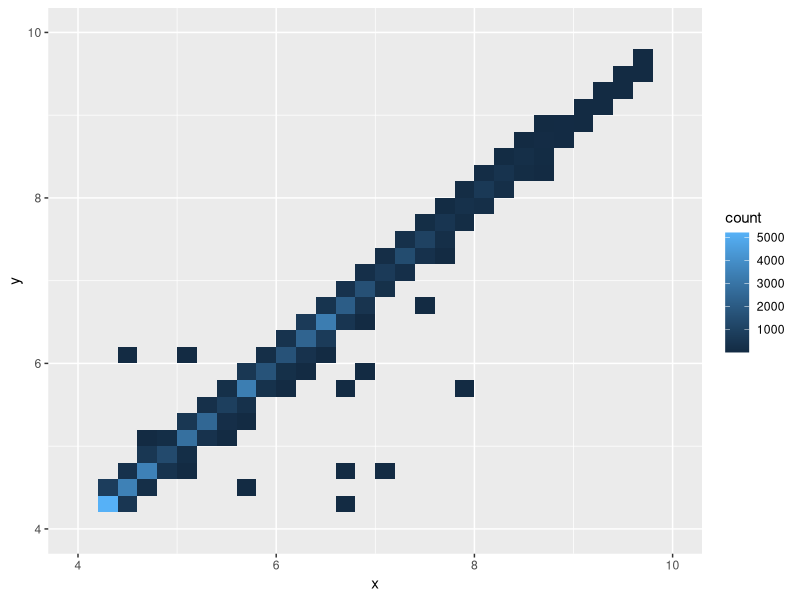
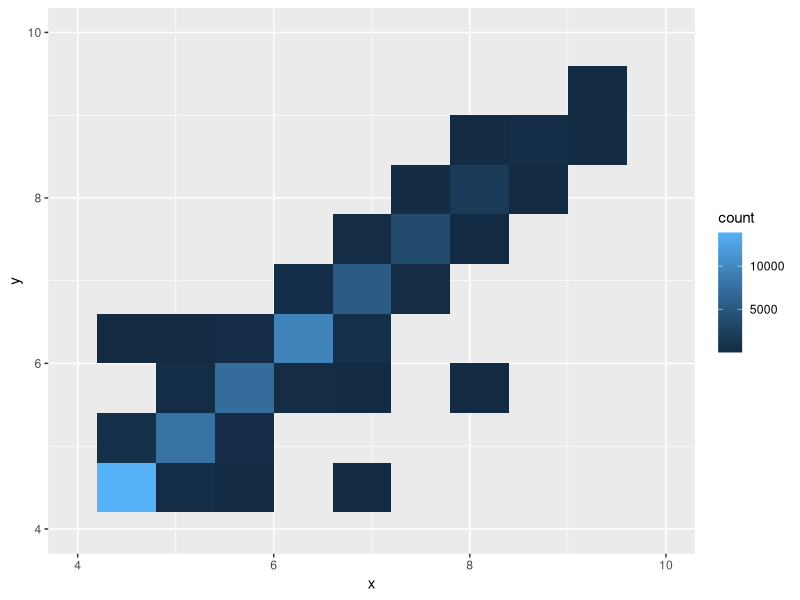
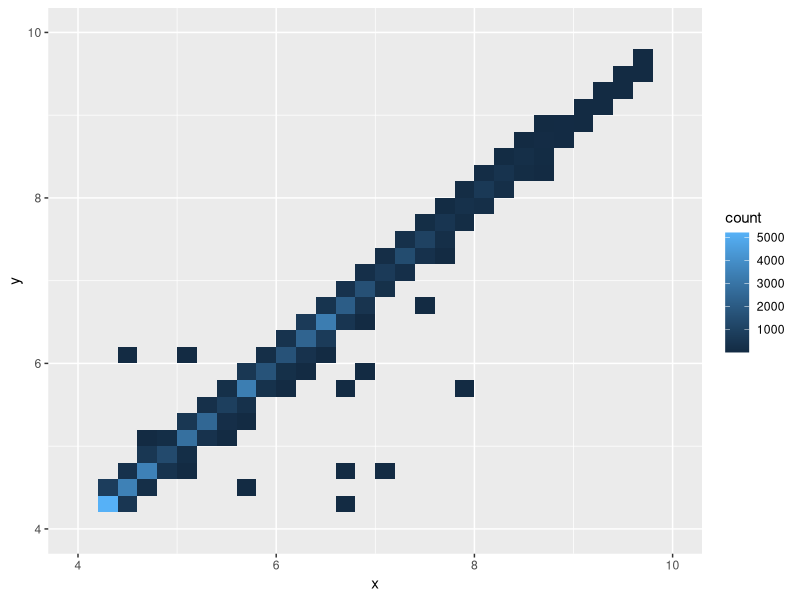
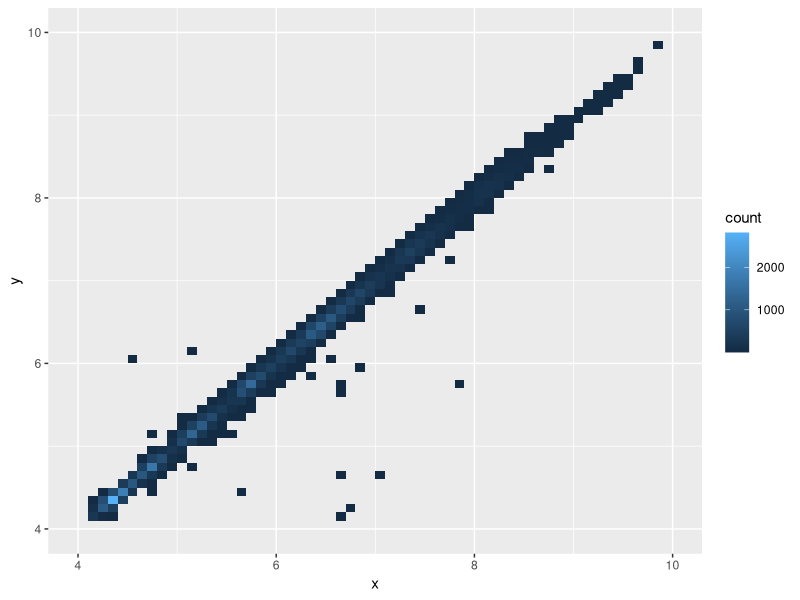
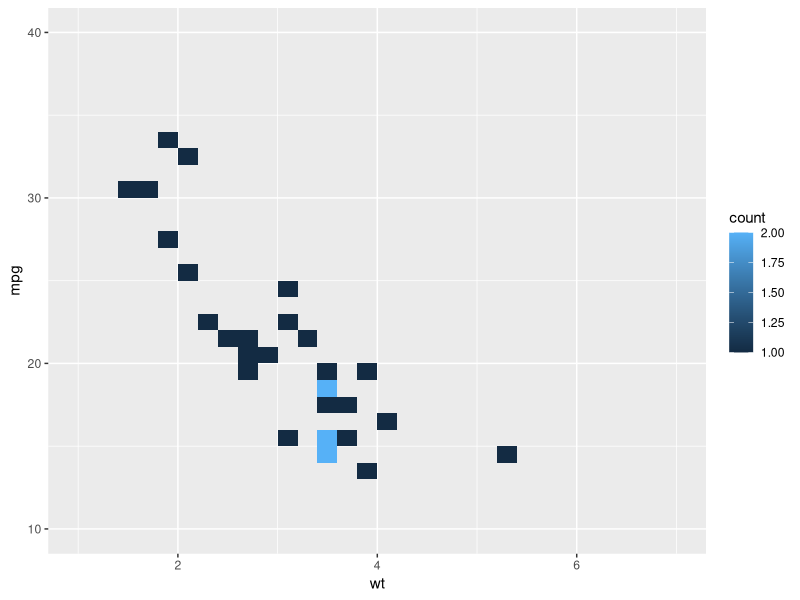

Write R code to recreate these figures, in order.
## ---- chunk 1
library(ggplot2)
# x, y refer to diamond size
d <- ggplot(diamonds, aes(x, y)) + xlim(4, 10) + ylim(4, 10)
d + geom_bin_2d()


# You can control the size of the bins by specifying the number of
# bins in each direction:
d + geom_bin_2d(bins = 10)

d + geom_bin_2d(bins = 30)


# Or by specifying the width of the bins
d + geom_bin_2d(binwidth = c(0.1, 0.1))


## ---- chunk 2
d <- ggplot(mtcars, aes(wt,mpg )) + xlim(1, 7) + ylim(10,40)
d + geom_bin_2d()


